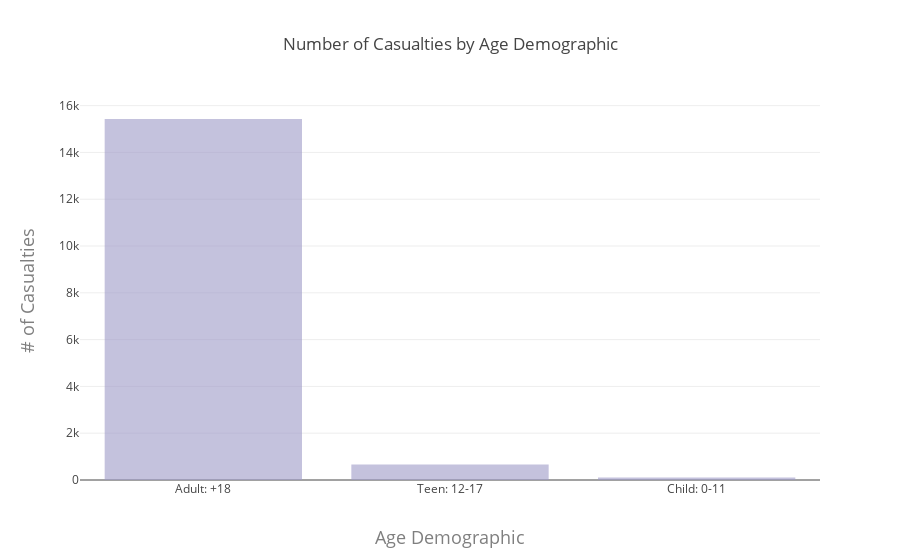

Write notebook code for a chart like this one.
### Code cell
#plot total number of casualties split by age demographic 
data = [go.Bar(
    x=edit_demographic,
    y=demographic_counts,
    name='Number of Casualties by Age Group',
    marker=dict(
        color='rgb(117,107,177)'
    ),
    opacity=0.6
)]

layout = go.Layout(
    title='Number of Casualties by Age Demographic',
    xaxis=dict(
        title='Age Demographic',
        titlefont=dict(
            size=18,
            color='#7f7f7f'
        )
    ),
    yaxis=dict(
        title='# of Casualties',
        titlefont=dict(
            size=18,
            color='#7f7f7f'
        )
    )
)

fig = go.Figure(data=data, layout=layout)
iplot(fig)

### Figure 1 — Plotly figure (JSON) as saved in the notebook; plotly's stock layout.template omitted (floating-point values rounded to 4 significant figures)
{"data": [{"marker": {"color": "rgb(158,154,200)"}, "name": "Number of Casualties by Age Group", "opacity": 0.6, "type": "bar", "uid": "3e93b942-98c1-4586-bb05-715a85ffdc55", "x": ["Adult: +18", "Teen: 12-17", "Child: 0-11"], "y": [15429, 666, 105]}], "layout": {"title": "Number of Casualties by Age Demographic", "xaxis": {"title": "Age Demographic", "titlefont": {"color": "#7f7f7f", "size": 18}}, "yaxis": {"title": "# of Casualties", "titlefont": {"color": "#7f7f7f", "size": 18}}}}
